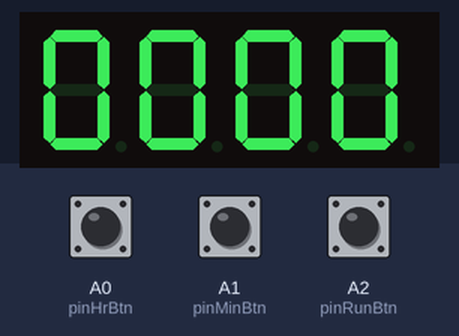
Bench run of a sketch on a simulated Arduino Uno, built with avr-gcc and run on an emulated ATmega328P. On the bench: 4-digit seven-segment display. Wiring (inferred from the names in the program): 4-digit 7-segment display, segments lit when LOW: segments pin 2, pin 3, pin 4, pin 5, pin 6, pin 7, pin 8; digit selects pin 9, pin 10, pin 11, pin 12. The test bench sets the inputs (shaded band); at power-on: A2 (pinRunBtn) HIGH, A0 (pinHrBtn) HIGH, A1 (pinMinBtn) HIGH. The segment pins are drawn as the display they are named for.

Above: at 1.2 s.
1.3 s: A2 (pinRunBtn) pulled LOW for 3.2 s
At 4.1 s:
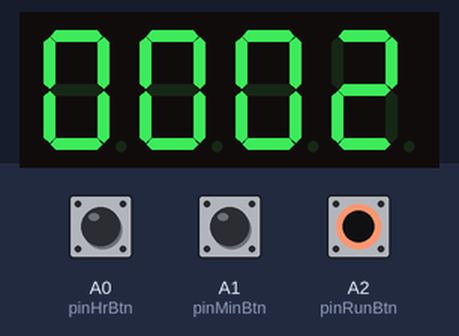
6.0 s: A2 (pinRunBtn) pulled LOW for 3.2 s
At 10.7 s:
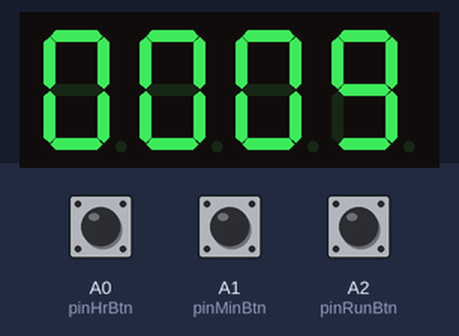
Timing chart, 0 to 12.2 s (numbered marks = the images above; inputs shaded):
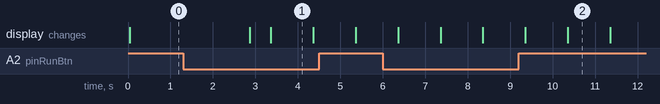

Measured:
- after the input at 1.3 s, the display: first changes after 1.6 s (image 1 shows a later state)
- what the display in image 1 shows lasts 1.0 s, from 3.4 s to 4.4 s

The sketch:

digital_clock.ino
```cpp
// Pin configurations
const byte segmentPins[7] = {2, 3, 4, 5, 6, 7, 8};
const byte selectorPins[4] = {9, 10, 11, 12};

const byte pinHrBtn  = A0;
const byte pinMinBtn = A1;
const byte pinRunBtn = A2;

// Common Anode/Cathode segment map (0 = ON, 1 = OFF)
byte numeralMap[10][7] = {
  {0, 0, 0, 0, 0, 0, 1}, // 0
  {1, 0, 0, 1, 1, 1, 1}, // 1
  {0, 0, 1, 0, 0, 1, 0}, // 2
  {0, 0, 0, 0, 1, 1, 0}, // 3
  {1, 0, 0, 1, 1, 0, 0}, // 4
  {0, 1, 0, 0, 1, 0, 0}, // 5
  {0, 1, 0, 0, 0, 0, 0}, // 6
  {0, 0, 0, 1, 1, 1, 1}, // 7
  {0, 0, 0, 0, 0, 0, 0}, // 8
  {0, 0, 0, 0, 1, 0, 0}  // 9
};

// Timekeeping variables
int activeHours = 0;
int activeMinutes = 0;
int activeSeconds = 0;

bool isClockRunning = false;
unsigned long lastTickTime = 0;

// Alternate display view state variables
bool viewSecondsMode = false;
unsigned long secondsViewTimer = 0;

// Hold-to-confirm button monitoring
unsigned long holdStartTime = 0;
bool isHoldActive = false;

// Button state tracking for edge detection
bool lastHrState  = HIGH;
bool lastMinState = HIGH;
bool lastRunState = HIGH;

void setup() {
  for (int idx = 0; idx < 7; idx++) {
    pinMode(segmentPins[idx], OUTPUT);
  }

  for (int idx = 0; idx < 4; idx++) {
    pinMode(selectorPins[idx], OUTPUT);
  }

  pinMode(pinHrBtn, INPUT_PULLUP);
  pinMode(pinMinBtn, INPUT_PULLUP);
  pinMode(pinRunBtn, INPUT_PULLUP);
}

void loop() {
  bool currentHrState  = digitalRead(pinHrBtn);
  bool currentMinState = digitalRead(pinMinBtn);
  bool currentRunState = digitalRead(pinRunBtn);

  // ----------------------------
  // TIME SETTING MODE
  // ----------------------------
  if (!isClockRunning) {
    // Hour Adjustment
    if (lastHrState == HIGH && currentHrState == LOW) {
      activeHours = (activeHours + 1) % 24;
    }

    // Minute Adjustment
    if (lastMinState == HIGH && currentMinState == LOW) {
      activeMinutes = (activeMinutes + 1) % 60;
    }

    // Kickstart Clock
    if (lastRunState == HIGH && currentRunState == LOW) {
      isClockRunning = true;
      lastTickTime = millis();
    }
  }

  // Update edge detection histories
  lastHrState  = currentHrState;
  lastMinState = currentMinState;
  lastRunState = currentRunState;

  // ----------------------------
  // CLOCK RUNNING
  // ----------------------------
  if (isClockRunning) {
    // Core 1-Second Time Interval Engine
    if (millis() - lastTickTime >= 1000) {
      lastTickTime += 1000;
      activeSeconds++;

      if (activeSeconds >= 60) {
        activeSeconds = 0;
        activeMinutes++;

        if (activeMinutes >= 60) {
          activeMinutes = 0;
          activeHours++;
        }

        if (activeHours >= 24) {
          activeHours = 0;
        }
      }
    }

    // Handle Long Press Detection (1.5 seconds) on Run Button
    if (digitalRead(pinRunBtn) == LOW) {
      if (!isHoldActive) {
        holdStartTime = millis();
        isHoldActive = true;
      }

      if (millis() - holdStartTime > 1500) {
        viewSecondsMode = true;
        secondsViewTimer = millis();
      }
    } else {
      isHoldActive = false;
    }

    // Handle Temporary Display Window (5 seconds timeout)
    if (viewSecondsMode) {
      if (millis() - secondsViewTimer > 5000) {
        viewSecondsMode = false;
      }
    }
  }

  renderDisplay();
}

void renderSegmentPattern(byte targetDigit) {
  for (int seg = 0; seg < 7; seg++) {
    digitalWrite(segmentPins[seg], numeralMap[targetDigit][seg]);
  }
}

void renderDisplay() {
  int displayBuffer[4];

  // Route correct numbers to buffer based on current view mode
  if (viewSecondsMode) {
    displayBuffer[0] = activeMinutes / 10;
    displayBuffer[1] = activeMinutes % 10;
    displayBuffer[2] = activeSeconds / 10;
    displayBuffer[3] = activeSeconds % 10;
  } else {
    displayBuffer[0] = activeHours / 10;
    displayBuffer[1] = activeHours % 10;
    displayBuffer[2] = activeMinutes / 10;
    displayBuffer[3] = activeMinutes % 10;
  }

  // Multiplexing loop over the 4 digits
  for (int activePos = 0; activePos < 4; activePos++) {
    // Clear and blank out all digits to prevent ghosting
    for (int clearIdx = 0; clearIdx < 4; clearIdx++) {
      digitalWrite(selectorPins[clearIdx], LOW);
    }

    renderSegmentPattern(displayBuffer[activePos]);

    // Activate the targeted digit cathode/anode pin
    digitalWrite(selectorPins[activePos], HIGH);

    delay(3);
  }
}
```
